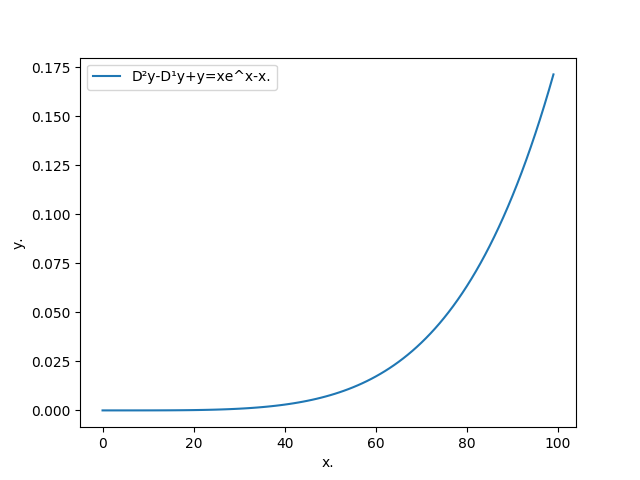

Recreate this plot in Python.
import numpy as np
import matplotlib.pyplot as plt

x=np.linspace(0,1,100)
y=np.zeros([len(x),2]) 

def f(y,x):
  t=y[1]
  u=x*np.exp(x)-x-y[0]+2*y[1]
  return np.array([t,u])
  
for j in range(len(x)-1):
  h=x[1]-x[0] 
  k1=h*f(y[j],x[j])
  k2=h*f(y[j]+k1/2,x[j]+h/2)
  k3=h*f(y[j]+k2/2,x[j]+h/2)
  k4=h*f(y[j]+k3,x[j]+h)
  y[j+1]=y[j]+(k1+2*k2+2*k3+k4)/6

plt.plot(y[:,0],label='D²y-D¹y+y=xe^x-x.')

plt.xlabel('x.')
plt.ylabel('y.')
plt.legend()
plt.show()
